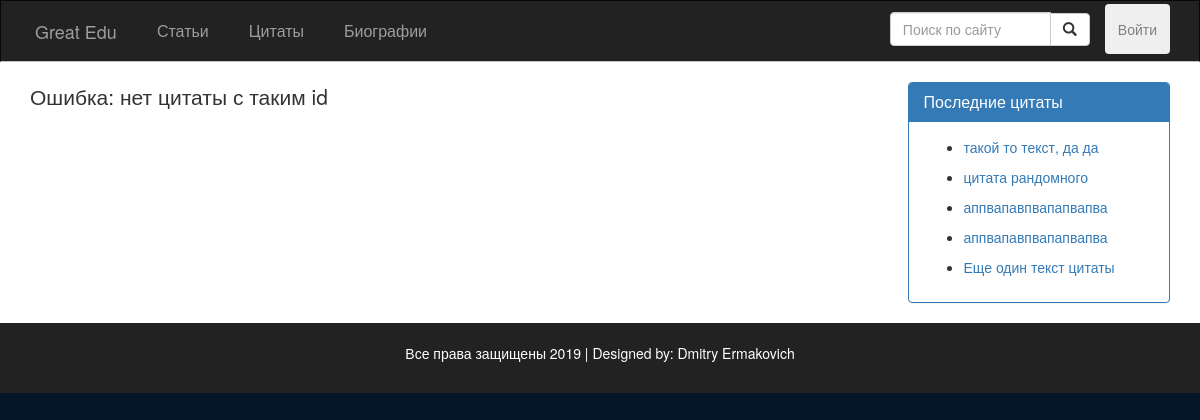
The page /src/public_routes/Quotes/Quote.php on the database as committed earlier.
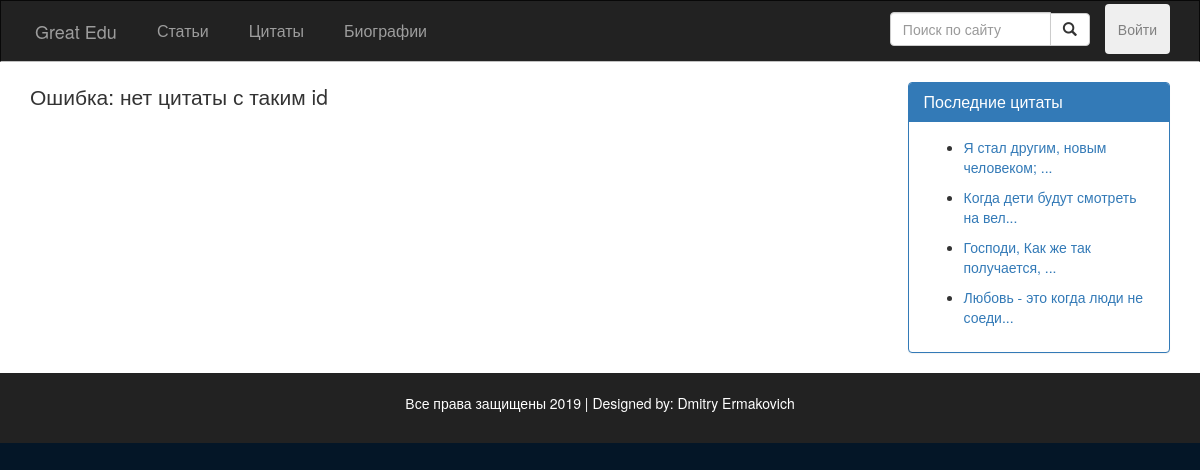
The same page on the database as committed later.
### src/Include/dbFunctions.php (called while the page is built, shortened)
<?php
require_once 'DatabaseLoad.php';
function doSQLQuery($query)
{
  global $con2;
  try {
    $exec = mysqli_query($con2, $query) or die(mysqli_error($con2));
    if ($exec) {
      return $exec;
    }
  } catch (Exception $e) {
    echo $e->getMessage();
  }
  return false;
}

### src/utils/Quotes/quote_c.php (the view, shortened to what this page needs)
<?php
function fillQuoteData() {
  global $con2;
  $query = "SELECT * FROM Цитаты WHERE id = '$_GET[id]'	";
  $exec = doSQLQuery($query) or die(mysqli_error($con2));
  if ($exec) {
    if (mysqli_num_rows($exec) > 0) {
      if ($post = mysqli_fetch_assoc($exec)) {
        $post_id = $post['id'];
        $post_date = $post['дата_публикации'];
        $post_source = getSourceById($post['источник']);
        $post_theme = getThemeById($post['тема']);
        $quote_auth_id = $post['автор'] ;
        $authorObj = getQuoteAuthor($quote_auth_id);
        $post_quote_author = $authorObj['фамилия'];
        $author_id = $post['автор_публикации'];
        $author_obj = getUserById($author_id);
        $post_author = $author_obj['никнейм'];
        $text = $post['текст'];
        $post_content = $text;
        ?>
        <div class="post" style="border: black solid 1px; border-radius: 5px; background-color: lightgrey;" >
        <div style="display: flex; justify-content: space-between;">
          <div class="post-info">
            <p class="lead" style="color: darkblue;">
              Автор цитаты:
              <a href="/Bio.php?id=<?php echo $author_id?>">
                <?php echo htmlentities($post_quote_author); ?>
              </a>
            </p>
          </div>
          <?php global $isAdmined; if($isAdmined) : ?>
            <a href="deleteQuote.php?quote_id=<?php echo $post_id; ?>">
              <button style="width: 128px;" class="btn btn-danger btn-lg" id="read_more_btn">Удалить</button>
            </a>
          <?php endif; ?>
      </div>
          <div class="post-info">
            <p class="lead" style="color: darkblue;">
              <?php
              if (!is_null($post_source)) {
                echo 'Источник: ' . htmlentities($post_source);
              }
              ?>
            </p>
            <p class="lead" style="color: darkblue;">
              <?php
              if (!is_null($post_source)) {
                echo 'Тема: ' . htmlentities($post_theme);
              }
              ?>
            </p>
          </div>
          <div class="post-content" style="color: black;">
            <p class="lead"><?php echo nl2br($post_content); ?></p>
          </div>
          <div style="display: flex; justify-content: space-between;">
            <div class="post-info">
              <p class="lead" style="color: darkblue; margin-bottom: 1px;">
                Публиковано: <?php echo htmlentities($post_date); ?> <br> Пользователь: <?php echo htmlentities($post_author);
                ?>
              </p>
            </div>
          </div>
        </div>
  <?php
  }
  } else {
    echo "<span class='lead'>Ошибка: нет цитаты с таким id<span>";
    }
  } else {
    echo "<span class='lead'>Ошибка сервера<span>";
  }
}
      ?>
<?php
function fillQuoteReferences()
{
  $sql = "SELECT * FROM Цитаты ORDER BY дата_публикации DESC LIMIT 5 ";
  $exec = doSQLQuery($sql);
  while ($recentPost = mysqli_fetch_assoc($exec)) {
    $postID = $recentPost['id'];
    $text = $recentPost['текст'];
    if (mb_strlen($text) > 32) {
      $text = mb_substr($text, 0, 32, "utf-8") . '...';
    }
    ?>
    <nav>
      <ul>
        <li><a href="Quote.php?id=<?php echo $postID; ?>">
            <?php echo $text ?>
          </a></li>
      </ul>
    </nav>
  <?php
  }
}
?>

Rows that differ between the two databases and show on the page:
removed цитаты: текст "такой то текст, да да"
removed цитаты: текст "цитата рандомного"
removed цитаты: текст "аппвапавпвапапвапва"
removed цитаты: текст "аппвапавпвапапвапва"
removed цитаты: текст "Еще один текст цитаты"
now on this page (row unchanged): цитаты: текст "Я стал другим, новым человеком; ..."
now on this page (row unchanged): цитаты: текст "Когда дети будут смотреть на вел..."
now on this page (row unchanged): цитаты: текст "Господи, Как же так получается, ..."
now on this page (row unchanged): цитаты: текст "Любовь - это когда люди не соеди..."
